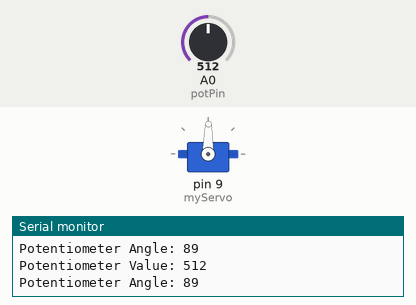
Recording of a sketch running on a simulated Arduino Uno, built with avr-gcc and run on an emulated ATmega328P. On the bench: servo, the last lines printed to the serial monitor. The test bench sets the inputs (shaded band); at power-on: A0 (potPin) = 512.

Above: at 1.2 s.
1.3 s: A0 (potPin) set to 716
At 2.0 s:
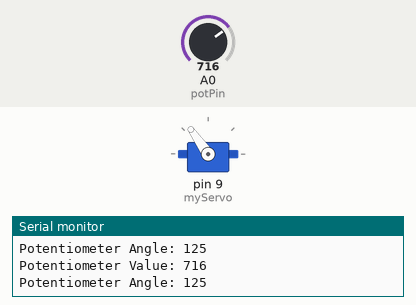
2.8 s: A0 (potPin) set to 985
At 3.6 s:
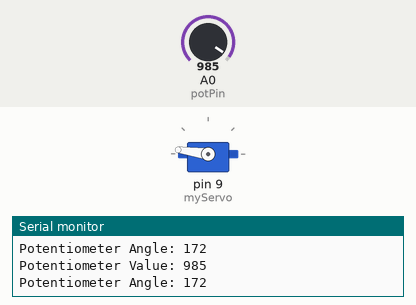
4.3 s: A0 (potPin) set to 1018
At 5.3 s:
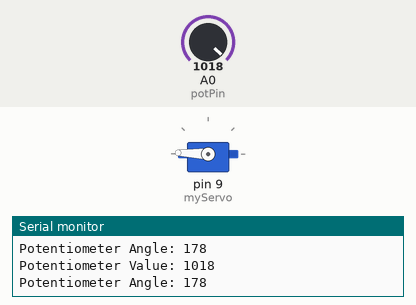
7.3 s: A0 (potPin) set to 900
At 8.5 s:
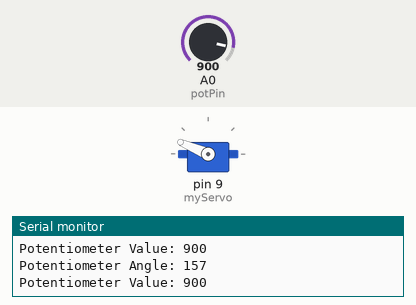
8.8 s: A0 (potPin) set to 306
At 10.0 s:
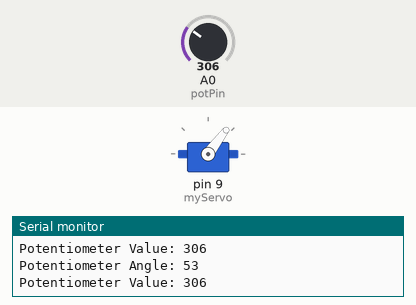
10.3 s: A0 (potPin) set to 511
At 11.8 s:
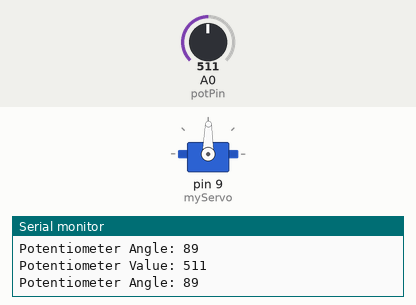
Timing chart, 0 to 12.8 s (numbered marks = the images above; inputs shaded):
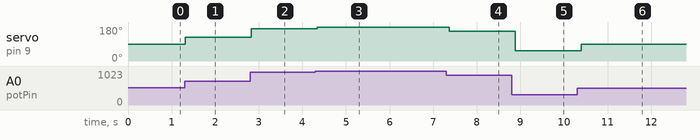

Measured:
- after the input at 1.3 s, servo on pin 9 (myServo): 89° → 125° at once
- after the input at 2.8 s, servo on pin 9 (myServo): 125° → 172° at once
- after the input at 4.3 s, servo on pin 9 (myServo): 172° → 178° at once
- after the input at 7.3 s, servo on pin 9 (myServo): 178° → 157° after 0.07 s
- after the input at 8.8 s, servo on pin 9 (myServo): 157° → 53° after 0.08 s
- after the input at 10.3 s, servo on pin 9 (myServo): 53° → 89° after 0.09 s

The sketch:

05_mood_cue.ino
```cpp
#include <Servo.h>

Servo myServo;

int const potPin = A0;
int potVal;
int rotation;

void setup() {
  myServo.attach(9);
  Serial.begin(9600);
}

void loop() {
  potVal = analogRead(potPin);
  Serial.println("Potentiometer Value: " + String(potVal));
  rotation = map(potVal, 0, 1023, 0, 179);
  Serial.println("Potentiometer Angle: " + String(rotation));
  myServo.write(rotation);
  delay(100);
}
```
